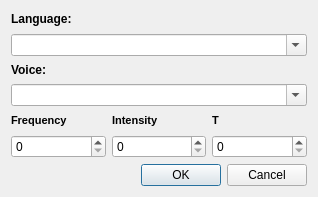
<ui version="4.0" >
 <class>ttscpVoiceDialog</class>
 <widget class="QDialog" name="ttscpVoiceDialog" >
  <property name="geometry" >
   <rect>
    <x>0</x>
    <y>0</y>
    <width>318</width>
    <height>197</height>
   </rect>
  </property>
  <property name="windowTitle" >
   <string>TTSCP Voice Settings</string>
  </property>
  <layout class="QGridLayout" >
   <item row="0" column="0" colspan="3" >
    <widget class="QLabel" name="lblLanguage" >
     <property name="text" >
      <string>&lt;html>&lt;head>&lt;meta name="qrichtext" content="1" />&lt;style type="text/css">
p, li { white-space: pre-wrap; }
&lt;/style>&lt;/head>&lt;body style=" font-family:'MS Shell Dlg 2'; font-size:8.25pt; font-weight:400; font-style:normal;">
&lt;p style=" margin-top:0px; margin-bottom:0px; margin-left:0px; margin-right:0px; -qt-block-indent:0; text-indent:0px; font-family:'Sans Serif'; font-size:9pt;">&lt;span style=" font-weight:600;">Language:&lt;/span>&lt;/p>&lt;/body>&lt;/html></string>
     </property>
    </widget>
   </item>
   <item row="1" column="0" colspan="3" >
    <widget class="QComboBox" name="cmbLanguage" >
     <property name="editable" >
      <bool>true</bool>
     </property>
    </widget>
   </item>
   <item row="2" column="0" colspan="3" >
    <widget class="QLabel" name="lblVoice" >
     <property name="text" >
      <string>&lt;html>&lt;head>&lt;meta name="qrichtext" content="1" />&lt;style type="text/css">
p, li { white-space: pre-wrap; }
&lt;/style>&lt;/head>&lt;body style=" font-family:'MS Shell Dlg 2'; font-size:8.25pt; font-weight:400; font-style:normal;">
&lt;p style=" margin-top:0px; margin-bottom:0px; margin-left:0px; margin-right:0px; -qt-block-indent:0; text-indent:0px; font-family:'Sans Serif'; font-size:9pt;">&lt;span style=" font-weight:600;">Voice:&lt;/span>&lt;/p>&lt;/body>&lt;/html></string>
     </property>
    </widget>
   </item>
   <item row="3" column="0" colspan="3" >
    <widget class="QComboBox" name="cmbVoice" >
     <property name="editable" >
      <bool>true</bool>
     </property>
    </widget>
   </item>
   <item row="4" column="0" >
    <widget class="QLabel" name="lblF" >
     <property name="text" >
      <string>&lt;html>&lt;head>&lt;meta name="qrichtext" content="1" />&lt;style type="text/css">
p, li { white-space: pre-wrap; }
&lt;/style>&lt;/head>&lt;body style=" font-family:'MS Shell Dlg 2'; font-size:8.25pt; font-weight:400; font-style:normal;">
&lt;p style=" margin-top:0px; margin-bottom:0px; margin-left:0px; margin-right:0px; -qt-block-indent:0; text-indent:0px;">&lt;span style=" font-size:8pt; font-weight:600;">Frequency&lt;/span>&lt;/p>&lt;/body>&lt;/html></string>
     </property>
    </widget>
   </item>
   <item row="4" column="1" >
    <widget class="QLabel" name="lblI" >
     <property name="text" >
      <string>&lt;html>&lt;head>&lt;meta name="qrichtext" content="1" />&lt;style type="text/css">
p, li { white-space: pre-wrap; }
&lt;/style>&lt;/head>&lt;body style=" font-family:'MS Shell Dlg 2'; font-size:8.25pt; font-weight:400; font-style:normal;">
&lt;p style=" margin-top:0px; margin-bottom:0px; margin-left:0px; margin-right:0px; -qt-block-indent:0; text-indent:0px; font-size:8pt;">&lt;span style=" font-weight:600;">Intensity&lt;/span>&lt;/p>&lt;/body>&lt;/html></string>
     </property>
    </widget>
   </item>
   <item row="4" column="2" >
    <widget class="QLabel" name="lblT" >
     <property name="text" >
      <string>&lt;html>&lt;head>&lt;meta name="qrichtext" content="1" />&lt;style type="text/css">
p, li { white-space: pre-wrap; }
&lt;/style>&lt;/head>&lt;body style=" font-family:'MS Shell Dlg 2'; font-size:8.25pt; font-weight:400; font-style:normal;">
&lt;p style=" margin-top:0px; margin-bottom:0px; margin-left:0px; margin-right:0px; -qt-block-indent:0; text-indent:0px; font-size:8pt;">&lt;span style=" font-weight:600;">T&lt;/span>&lt;/p>&lt;/body>&lt;/html></string>
     </property>
    </widget>
   </item>
   <item row="5" column="0" >
    <widget class="QSpinBox" name="spinF" >
     <property name="maximum" >
      <number>400</number>
     </property>
    </widget>
   </item>
   <item row="5" column="1" >
    <widget class="QSpinBox" name="spinI" >
     <property name="maximum" >
      <number>400</number>
     </property>
    </widget>
   </item>
   <item row="5" column="2" >
    <widget class="QSpinBox" name="spinT" >
     <property name="maximum" >
      <number>400</number>
     </property>
    </widget>
   </item>
   <item row="6" column="0" colspan="3" >
    <widget class="QDialogButtonBox" name="buttonBox" >
     <property name="orientation" >
      <enum>Qt::Horizontal</enum>
     </property>
     <property name="standardButtons" >
      <set>QDialogButtonBox::Cancel|QDialogButtonBox::NoButton|QDialogButtonBox::Ok</set>
     </property>
    </widget>
   </item>
  </layout>
 </widget>
 <resources/>
 <connections>
  <connection>
   <sender>buttonBox</sender>
   <signal>accepted()</signal>
   <receiver>ttscpVoiceDialog</receiver>
   <slot>accept()</slot>
   <hints>
    <hint type="sourcelabel" >
     <x>248</x>
     <y>254</y>
    </hint>
    <hint type="destinationlabel" >
     <x>157</x>
     <y>274</y>
    </hint>
   </hints>
  </connection>
  <connection>
   <sender>buttonBox</sender>
   <signal>rejected()</signal>
   <receiver>ttscpVoiceDialog</receiver>
   <slot>reject()</slot>
   <hints>
    <hint type="sourcelabel" >
     <x>316</x>
     <y>260</y>
    </hint>
    <hint type="destinationlabel" >
     <x>286</x>
     <y>274</y>
    </hint>
   </hints>
  </connection>
 </connections>
</ui>
